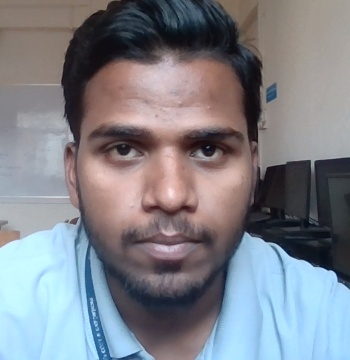
#> input picture Projects/AttendanceSystem/frontend/input_image.jpg, 350 x 360 px
$ python -i utils.py   (imports and definitions only)
#> lines starting #> are read from the running program, lines starting #| are printed output that depends on the picture; after the words box and inside, x2 and y2 are one past the last pixel; in counts of white or black regions, pixels touching at a corner belong together
import os
import cv2
import streamlit as st

def detect_faces(image_path):
#> called with image_path = 'input_image.jpg'
    faceCascade = cv2.CascadeClassifier("./haarcascade_frontalface_default.xml")
    image = cv2.imread(image_path)
#> image is the input picture: shape (360, 350, 3); mean B, G, R 137.3, 129.8, 127.8
    gray = cv2.cvtColor(image, cv2.COLOR_BGR2GRAY)
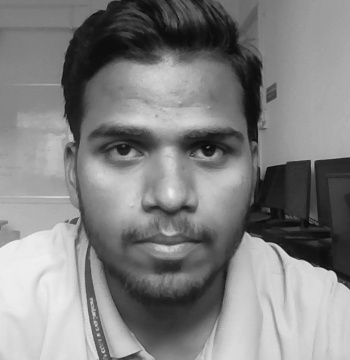
#> gray: shape (360, 350); min 6, max 240, mean 130.1
    faces = faceCascade.detectMultiScale(
        gray,
        scaleFactor=1.3,
        minNeighbors=5,
    )
#> faces = [[53, 60, 228, 228]]

    output_dir = "detected_faces"
    if not os.path.exists(output_dir):
        os.makedirs(output_dir)

    for i, (x, y, w, h) in enumerate(faces):
        face = image[y:y+h, x:x+w]
        resized_face = cv2.resize(face, (250, 250))
        face_filename = os.path.join(output_dir, f"face_{i+1}.jpg")
        cv2.imwrite(face_filename, resized_face)
        cv2.rectangle(image, (x, y), (x+w, y+h), (0, 255, 0), 2)
#> this loop made 1 pass
#> pass 1, in detect_faces, `face = image[y:y+h, x:x+w]`:
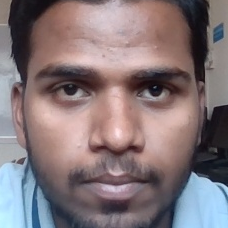
#> face: shape (228, 228, 3); mean B, G, R 121.1, 117.8, 132.3
#> after the loop:
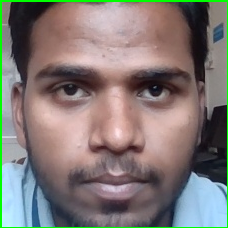
#> face: shape (228, 228, 3); 2.61% of pixels changed, all inside (x1, y1, x2, y2) = (0, 0, 228, 228)
#> after the loop:
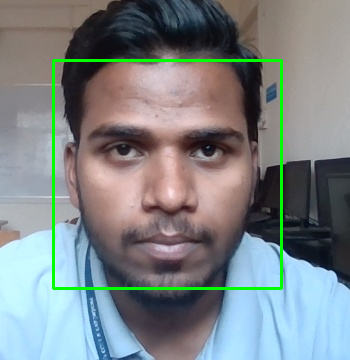
#> image: shape (360, 350, 3); 2.17% of pixels changed, all inside (x1, y1, x2, y2) = (52, 59, 283, 290)

    cv2.imwrite(st.session_state["modified_image_path"], image)
#> (this line was passed over: streamlit is not available in this run)

>>> result = detect_faces('input_image.jpg')

$ run again, on Projects/AttendanceSystem/frontend/modified_image.jpg
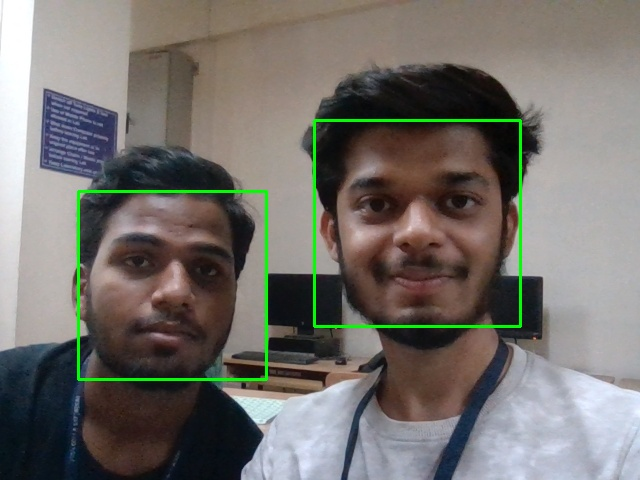
#> input picture Projects/AttendanceSystem/frontend/modified_image.jpg, 640 x 480 px
#> in detect_faces, image is the input picture: shape (480, 640, 3); mean B, G, R 107.8, 112.8, 116.2
#> faces = [[73, 185, 198, 198], [308, 114, 220, 220]]
#> the loop in detect_faces, `for i, (x, y, w, h) in enumerate(faces):` made 2 passes
#> after the loop in detect_faces, `for i, (x, y, w, h) in enumerate(faces):`:
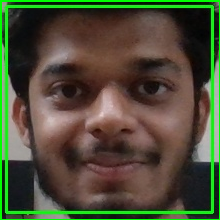
#> face: shape (220, 220, 3); mean B, G, R 54.6, 78.9, 77
#> after the loop in detect_faces, `for i, (x, y, w, h) in enumerate(faces):`:
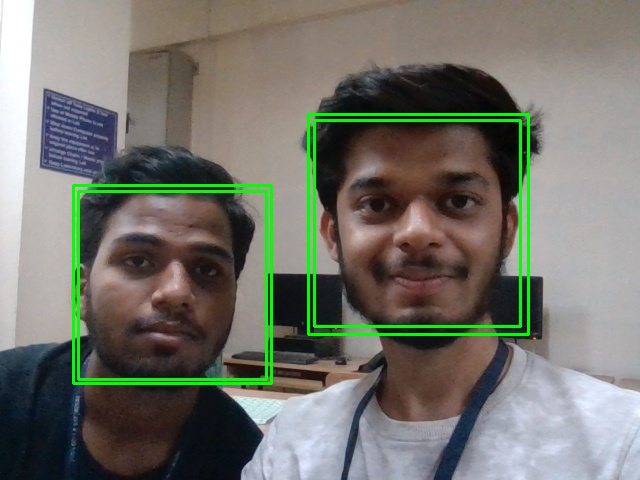
#> image: shape (480, 640, 3); 1.63% of pixels changed, all inside (x1, y1, x2, y2) = (72, 113, 530, 385)
